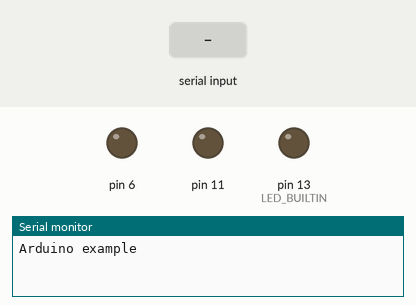
Simulated run of this sketch. Board: Arduino Uno, built with avr-gcc and run on an emulated ATmega328P. Parts: output pins drawn as LEDs (lit = HIGH), the last lines printed to the serial monitor. Inputs (shaded band) come from the test bench.

Above: at 1.2 s.
1.3 s: "S90\n" received over Serial
At 2.2 s:
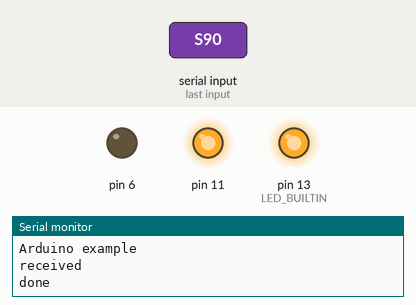
2.8 s: "T90\n" received over Serial
At 3.4 s:
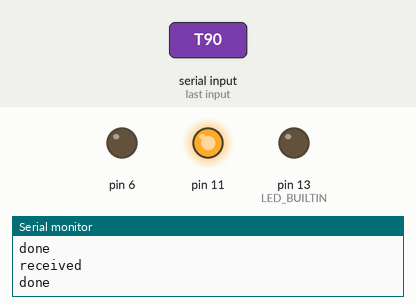
4.3 s: "S,45\n" received over Serial
At 5.5 s:
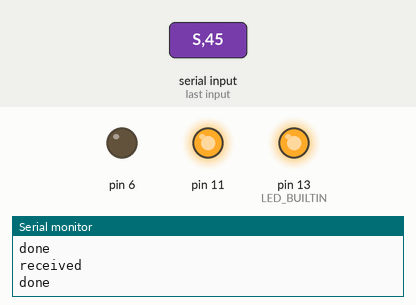
5.8 s: "T,45\n" received over Serial
At 6.9 s:
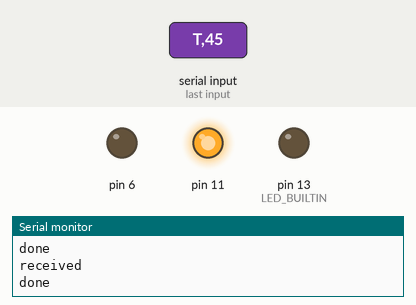
Timing chart, 0 to 8.3 s (numbered marks = the images above; inputs shaded):
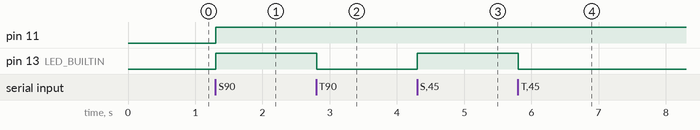

The sketch:

serial_toggle.ino
```cpp
char incoming_data[3];//CMD,data
char ipt;
int n = 0;

void setup(void)
{
  Serial.begin(9600);
  Serial.print("Arduino example\r\n");

  pinMode(LED_BUILTIN, OUTPUT);
  pinMode(6, OUTPUT);
  pinMode(11, OUTPUT);
  pinMode(13, OUTPUT);
}

void loop(void)
{
  while(Serial.available()){
    ipt = char(Serial.read());
    //store ipt if not eot
    if(ipt!='\n'){
        if(n>2){
            n=0;

            continue;
        }
        incoming_data[n]=ipt;
        n++;
    }else{
        n=0;
        Serial.print("received\r\n");
        switch(incoming_data[0]){
            case 'N':
                Serial.print("Arduino example\r\n");
                Serial.print("done\r\n");
                break;
            case 'S':
                digitalWrite(11, incoming_data[1]-'0'); //LOW if 0 received, HIGH if 1 received
                digitalWrite(13, incoming_data[1]-'0');
                Serial.print("done\r\n");
                break;

            case 'T':
                if(incoming_data[1] - '0' == 1){
                  analogWrite(6, 30); //Lower = 20 //Current set 43  //Max 50
                  digitalWrite(13, 1);
                  Serial.print("done\r\n");
                  break;
                  }
                else{
                    analogWrite(6, 0);
                    digitalWrite(13, 0);
                    Serial.print("done\r\n");
                    break;
                    }
                digitalWrite(LED_BUILTIN, incoming_data[1]-'0');
                Serial.print("done\r\n");
                break;

            default:
                Serial.print("INVALID CMD\r\n");
                Serial.print("done\r\n");
                break;
        }
    }
  }
  delay(1);
}
```

Measured:
- after the input at 1.3 s, pin 11, pin 13 (LED_BUILTIN): LOW → HIGH at once
- after the input at 2.8 s, pin 13 (LED_BUILTIN): HIGH → LOW at once
- after the input at 4.3 s, pin 13 (LED_BUILTIN): LOW → HIGH at once
- after the input at 5.8 s, pin 13 (LED_BUILTIN): HIGH → LOW at once
